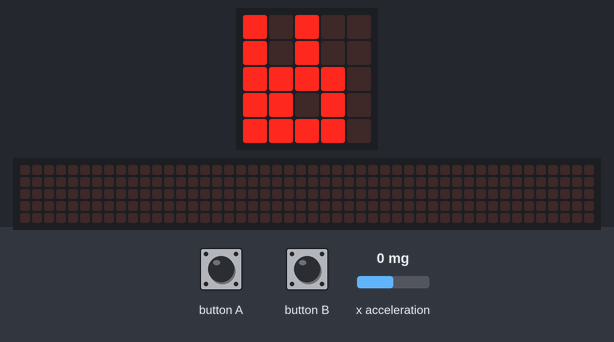
Bench run of a program on a simulated BBC micro:bit running MicroPython. Shown: the board's 5×5 LED display, a strip that is not on the board, showing the scrolling text unrolled. The inputs (shaded band) are chosen by the test bench; at power-on: x acceleration 0 mg. Random numbers come from a fixed seed; the 48×5 strip is a reading aid, not a part: it shows the text the display is scrolling, unrolled, one strip-width of it at a time.

Above: at 1.2 s.
1.3 s: button A pressed for 0.15 s
At 1.37 s:
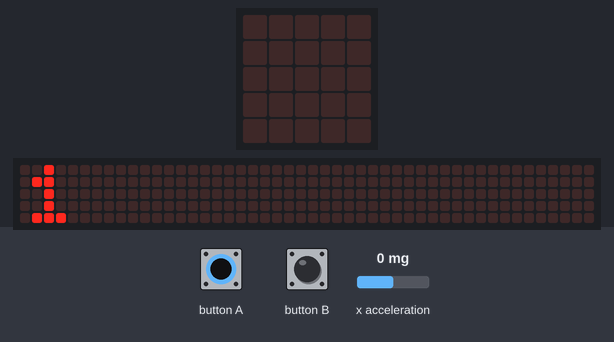
2.0 s: button B pressed for 0.15 s
2.7 s: x acceleration set to 245 mg
At 4.0 s:
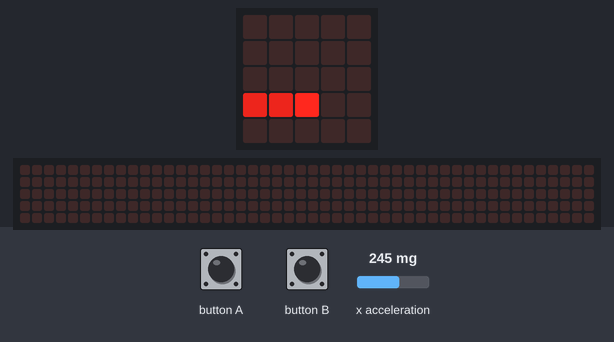
5.7 s: x acceleration set to 277 mg
7.2 s: button A pressed for 1 s
At 8.68 s:
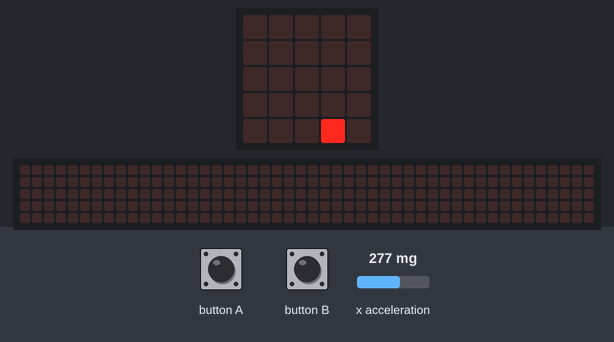
8.8 s: button B pressed for 1 s
At 11.1 s:
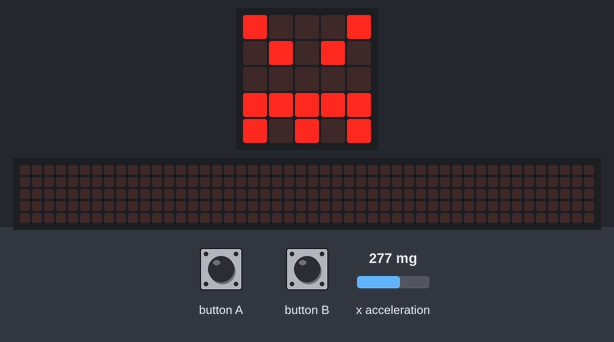
Timing chart, 0 to 12.3 s (numbered marks = the images above; inputs shaded):
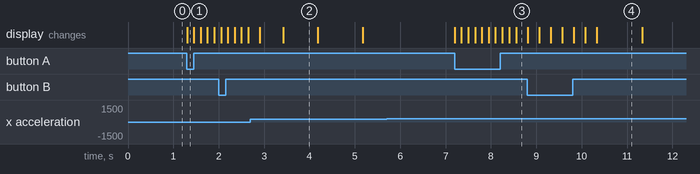

Measured:
- after the input at 1.3 s, the display: changes at once (image 1)
- after the input at 5.7 s, every drawn part: stays the same
- after the input at 7.2 s, the display: first changes at once (image 3 shows a later state)
- what the display in image 2 shows lasts 0.8 s, from 3.4 s to 4.2 s
- what the display in image 4 shows lasts 1.0 s, from 10.3 s to 11.3 s

The program:

frogger_variable_speed.py
```python
from microbit import *
import random

MIN_COORD = 0
MAX_COORD = 4
MIN_VEHICLES = 3
VEHICLE_LENGTH = 3
VEHICLE_MIN_SPEED = 3

def wait_for_button():
    while not (button_a.was_pressed() or button_b.was_pressed()):
        sleep(1)


def in_bounds(x, y):
    if x < MIN_COORD or x > MAX_COORD:
        return False
    if y < MIN_COORD or y > MAX_COORD:
        return False
    return True


class Game:

    def reset(self):
        # Initial values, player at middle-bottom of screen.
        self.x = 2
        self.y = 4

        self.n_vehicles = MIN_VEHICLES
        self.vehicles = []
        self.level = 1
        self.tick = 0

        self.lane_speeds = [random.randint(1, VEHICLE_MIN_SPEED) for _ in range(5)]


    def handle_input(self):
        self.tick += 1
        acc_x = accelerometer.get_x()

        if acc_x < -256:
            self.x = self.x - 1
        if acc_x > 256:
            self.x = self.x + 1

        if self.x > MAX_COORD:
            self.x = MAX_COORD

        if self.x < MIN_COORD:
            self.x = MIN_COORD


        if button_b.was_pressed():
            # Jump up the screen.
            self.y = self.y - 1

        if button_a.was_pressed():
            # Jump back.
            self.y = self.y + 1
            if self.y > 4:
                self.y = 4


    def level_up(self):
        if self.y == -1:
            # Clear board.
            self.vehicles = []
            self.y = 4
            self.n_vehicles += 1
            self.level += 1
            self.lane_speeds = [random.randint(1, VEHICLE_MIN_SPEED) for _ in range(5)]
            display.scroll(game.level)


    def add_vehicles(self):
        # Each vehicle is actually added as a series of indivudal pixels.
        # they are moved independently for simplicity.
        if len(self.vehicles) < self.n_vehicles:
            # Generate a random vehicle.
            vehicle_length = random.randint(1, VEHICLE_LENGTH)
            vehicle_lane = random.randint(0, 3)
            for n in range(vehicle_length):
                if vehicle_lane % 2:
                    x = -1 - n
                else:
                    x = 5 + n
                self.vehicles.append((x, vehicle_lane))

    def draw(self):
        display.clear()

        for x, y in self.vehicles:
            if in_bounds(x, y):
                display.set_pixel(x, y, 7)

        display.set_pixel(self.x, self.y, 9)


    def lane_speed(self, y):
        # Lane speed is set on init.
        if self.tick % self.lane_speeds[y]:
            return 0

        # Half lanes have positive speed, half negative.
        if y % 2 == 0:
            return -1
        return 1

    def move_vehicles(self):

        # Movement is determined by the row of the vehicle.
        vehicles = []
        for x, y in self.vehicles:
            lane_x_delta = self.lane_speed(y)
            if not lane_x_delta:
                vehicles.append((x, y))
                continue # No update this time.

            new_x = x+lane_x_delta
            # Update if we're still in bounds.
            if (
                (lane_x_delta > 0 and new_x <= MAX_COORD) or
                (lane_x_delta < 0 and new_x >= MIN_COORD)
            ):
                vehicles.append((new_x, y))

        self.vehicles = vehicles

    def game_over(self):
        return (self.x, self.y) in self.vehicles

# Main loop

game = Game() # Create our game object.

while True:

    display.show(Image.RABBIT)
    wait_for_button()

    display.scroll(1)
    game.reset() # Reset the game state.
    while not game.game_over():
        game.handle_input()
        game.level_up()
        game.move_vehicles()
        game.add_vehicles()
        game.draw()

        sleep(250)

    display.show(Image.ANGRY)
    sleep(1000)
```
